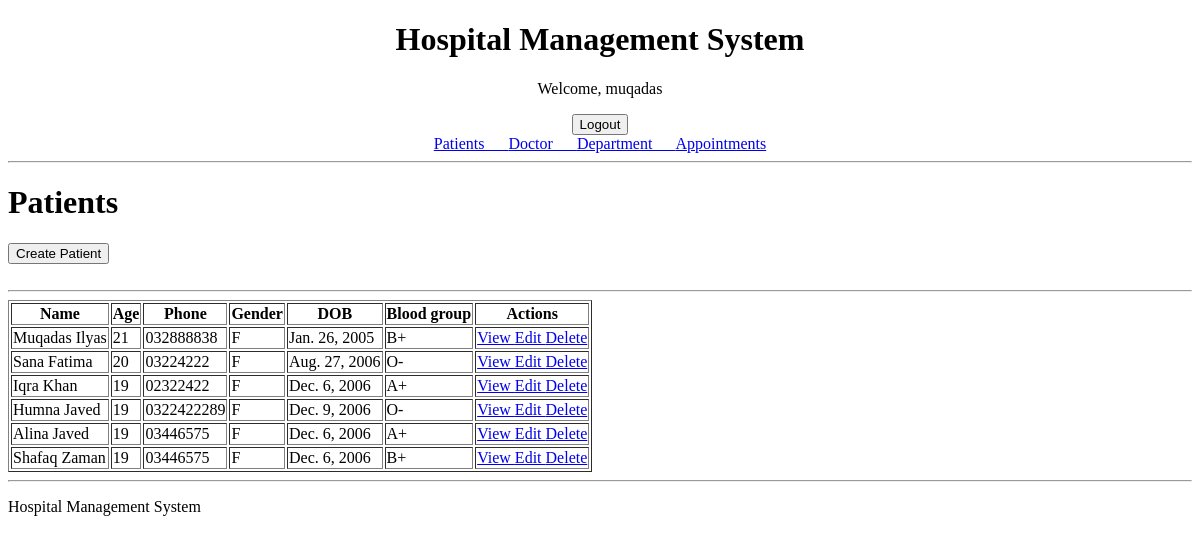
The app's page /patient/ (signed in), older data.
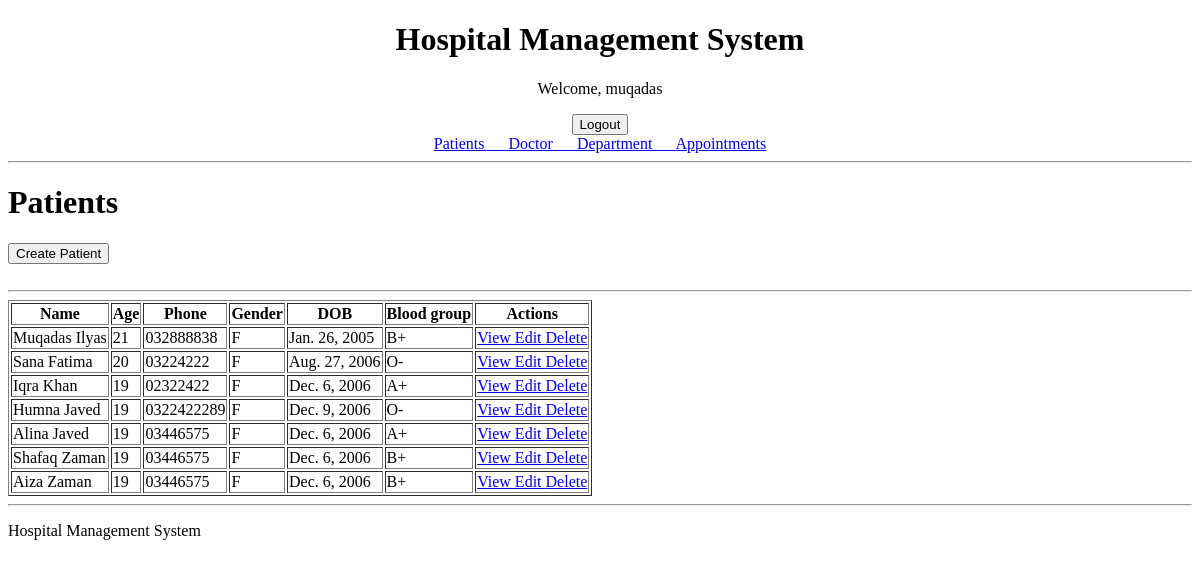
The same page, newer data.
### patient/models.py (models this page shows, shortened)
class Patient(models.Model):
    id = models.AutoField(primary_key=True)
    first_name = models.CharField(max_length=100)
    last_name = models.CharField(max_length=100)
    gender_choices = {
        'M': 'Male',
        'F': 'Female',
    }
    gender = models.CharField(max_length=1, choices=gender_choices)
    blood_type = models.CharField(max_length=2)
    dob = models.DateField()
    phone = models.CharField(max_length=15)
    user=models.OneToOneField(User,on_delete=models.CASCADE,blank=True,null=True)

### patient/views.py (the view)
# urls.py: path('', views.PatientListView.as_view(), name='patient'),
class PatientListView(LoginRequiredMixin,ListView):
    model = Patient
    context_object_name = 'patients'
    template_name = 'patient/patient_list.html'
    def get(self, request: HttpRequest, *args: Any, **kwargs: Any):
        print("User: ",request.user)
        print("Authenticated: ",request.user.is_authenticated)
        return super().get(request, *args, **kwargs)
    def get_queryset(self):
        user=self.request.user
        if user.is_superuser:
            patients = Patient.objects.all()
        elif user.groups.filter(name='Doctors').exists():
            patients = Patient.objects.filter(appointments__doctor=user.doctor).distinct()
        elif user.groups.filter(name='Patient').exists():
            patients = Patient.objects.filter(id=user.patient.id)
        elif user.groups.filter(name="Receptionist").exists():
            patients = Patient.objects.all()
        else:
            patients = Patient.objects.none()
        today = date.today()
        for patient in patients:
            age = today.year - patient.dob.year
            if (today.month, today.day) < (
                    patient.dob.month,
                    patient.dob.day
            ):
                age -= 1
            patient.age = age
        return patients

### patient/templates/patient/patient_list.html (shortened to what this page needs)
{% extends "base.html" %}
{% block content %}
<h1>Patients</h1>
<a href="{% url 'patient_create' %}">
    <button>Create Patient</button>
</a>
<br>
<br>
<hr>
<table border="1">
    <tr>
        <th>Name</th>
        <th>Age</th>
        <th>Phone</th>
        <th>Gender</th>
        <th>DOB</th>
        <th>Blood group</th>
        <th>Actions</th>
    </tr>
    {% for patient in patients %}
    <tr>
        <td>
            {{ patient.first_name }}
            {{ patient.last_name }}
        </td>
        <td>
            {{ patient.age }}
        </td>
        <td>
            {{ patient.phone }}
        </td>
        <td>
            {{patient.gender}}
        </td>
        <td>
            {{patient.dob}}
        </td>
        <td>
            {{patient.blood_type}}
        </td>
        <td>
            {% if perms.patient.view_patient %}
            <a href="{% url 'patient_detail' patient.id %}">
                View
            </a>
            {% endif %}
            {% if perms.patient.change_patient %}
            <a href="{% url 'patient_update' patient.id %}">
                Edit
            </a>
            {% endif %}
            {% if perms.patient.delete_patient %}
            <a href="{% url 'patient_delete' patient.id %}">
                Delete
            </a>
            {% endif %}
        </td>
    </tr>
    {% endfor %}
</table>
{% endblock %}

### templates/base.html (shortened to what this page needs)
<!DOCTYPE html>
<html>
<head>
</head>
<body>
    <header align = "center">
        <h1 align="center">Hospital Management System</h1>
                 {% if user.is_authenticated %}
                    <p>Welcome, {{ user.username }}</p>
                    <form method="POST" action="{% url 'logout' %}">
                        <button type="submit">Logout</button>
                    </form>
                {% endif %}
        <nav>
            {% if user.is_authenticated %}
            <a href="{% url 'patient' %}">
                Patients &emsp;
            </a>
            <a href="{% url 'doctor_list' %}">
                Doctor  &emsp;
            </a>
            <a href="{% url 'department_list' %}">
                Department  &emsp;
            </a>
            <a href="{% url 'appointment_list' %}">
                Appointments
            </a>
            {% endif %}
        </nav>
    </header>
    <hr>
    <main>
        {% block content %}
        {% endblock %}
    </main>
    <hr>
    <footer>
        <p>Hospital Management System</p>
    </footer>
</body>
</html>

Row changes from the older to the newer data that the page shows:
added Patient: first_name "Aiza", last_name "Zaman", age "19", phone "03446575", gender "F", dob "Dec. 6, 2006", blood_type "B+"
